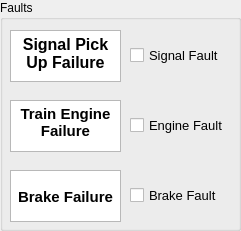
     <widget class="QGroupBox" name="tb_fault_box">
      <property name="geometry">
       <rect>
        <x>490</x>
        <y>10</y>
        <width>241</width>
        <height>231</height>
       </rect>
      </property>
      <property name="title">
       <string>Faults</string>
      </property>
      <widget class="QTextBrowser" name="tb_signal_txt">
       <property name="geometry">
        <rect>
         <x>10</x>
         <y>30</y>
         <width>111</width>
         <height>52</height>
        </rect>
       </property>
       <property name="verticalScrollBarPolicy">
        <enum>Qt::ScrollBarAlwaysOff</enum>
       </property>
       <property name="horizontalScrollBarPolicy">
        <enum>Qt::ScrollBarAlwaysOff</enum>
       </property>
       <property name="html">
        <string>&lt;!DOCTYPE HTML PUBLIC &quot;-//W3C//DTD HTML 4.0//EN&quot; &quot;http://www.w3.org/TR/REC-html40/strict.dtd&quot;&gt;
&lt;html&gt;&lt;head&gt;&lt;meta name=&quot;qrichtext&quot; content=&quot;1&quot; /&gt;&lt;meta charset=&quot;utf-8&quot; /&gt;&lt;style type=&quot;text/css&quot;&gt;
p, li { white-space: pre-wrap; }
hr { height: 1px; border-width: 0; }
li.unchecked::marker { content: &quot;\2610&quot;; }
li.checked::marker { content: &quot;\2612&quot;; }
&lt;/style&gt;&lt;/head&gt;&lt;body style=&quot; font-family:'Segoe UI'; font-size:10pt; font-weight:400; font-style:normal;&quot;&gt;
&lt;p align=&quot;center&quot; style=&quot; margin-top:0px; margin-bottom:0px; margin-left:0px; margin-right:0px; -qt-block-indent:0; text-indent:0px;&quot;&gt;&lt;span style=&quot; font-family:'MS Shell Dlg 2'; font-size:12pt; font-weight:600;&quot;&gt;Signal Pick Up Failure&lt;/span&gt;&lt;/p&gt;&lt;/body&gt;&lt;/html&gt;</string>
       </property>
      </widget>
      <widget class="QTextBrowser" name="tb_engine_txt">
       <property name="geometry">
        <rect>
         <x>10</x>
         <y>100</y>
         <width>111</width>
         <height>52</height>
        </rect>
       </property>
       <property name="verticalScrollBarPolicy">
        <enum>Qt::ScrollBarAlwaysOff</enum>
       </property>
       <property name="horizontalScrollBarPolicy">
        <enum>Qt::ScrollBarAlwaysOff</enum>
       </property>
       <property name="html">
        <string>&lt;!DOCTYPE HTML PUBLIC &quot;-//W3C//DTD HTML 4.0//EN&quot; &quot;http://www.w3.org/TR/REC-html40/strict.dtd&quot;&gt;
&lt;html&gt;&lt;head&gt;&lt;meta name=&quot;qrichtext&quot; content=&quot;1&quot; /&gt;&lt;meta charset=&quot;utf-8&quot; /&gt;&lt;style type=&quot;text/css&quot;&gt;
p, li { white-space: pre-wrap; }
hr { height: 1px; border-width: 0; }
li.unchecked::marker { content: &quot;\2610&quot;; }
li.checked::marker { content: &quot;\2612&quot;; }
&lt;/style&gt;&lt;/head&gt;&lt;body style=&quot; font-family:'Segoe UI'; font-size:10pt; font-weight:400; font-style:normal;&quot;&gt;
&lt;p align=&quot;center&quot; style=&quot; margin-top:0px; margin-bottom:0px; margin-left:0px; margin-right:0px; -qt-block-indent:0; text-indent:0px;&quot;&gt;&lt;span style=&quot; font-family:'MS Shell Dlg 2'; font-size:11pt; font-weight:600;&quot;&gt;Train Engine Failure&lt;/span&gt;&lt;/p&gt;&lt;/body&gt;&lt;/html&gt;</string>
       </property>
      </widget>
      <widget class="QTextBrowser" name="tb_brake_txt">
       <property name="geometry">
        <rect>
         <x>10</x>
         <y>170</y>
         <width>111</width>
         <height>52</height>
        </rect>
       </property>
       <property name="verticalScrollBarPolicy">
        <enum>Qt::ScrollBarAlwaysOff</enum>
       </property>
       <property name="horizontalScrollBarPolicy">
        <enum>Qt::ScrollBarAlwaysOff</enum>
       </property>
       <property name="html">
        <string>&lt;!DOCTYPE HTML PUBLIC &quot;-//W3C//DTD HTML 4.0//EN&quot; &quot;http://www.w3.org/TR/REC-html40/strict.dtd&quot;&gt;
&lt;html&gt;&lt;head&gt;&lt;meta name=&quot;qrichtext&quot; content=&quot;1&quot; /&gt;&lt;meta charset=&quot;utf-8&quot; /&gt;&lt;style type=&quot;text/css&quot;&gt;
p, li { white-space: pre-wrap; }
hr { height: 1px; border-width: 0; }
li.unchecked::marker { content: &quot;\2610&quot;; }
li.checked::marker { content: &quot;\2612&quot;; }
&lt;/style&gt;&lt;/head&gt;&lt;body style=&quot; font-family:'Segoe UI'; font-size:10pt; font-weight:400; font-style:normal;&quot;&gt;
&lt;p align=&quot;center&quot; style=&quot;-qt-paragraph-type:empty; margin-top:0px; margin-bottom:0px; margin-left:0px; margin-right:0px; -qt-block-indent:0; text-indent:0px; font-family:'MS Shell Dlg 2'; font-size:8.25pt;&quot;&gt;&lt;br /&gt;&lt;/p&gt;
&lt;p align=&quot;center&quot; style=&quot; margin-top:0px; margin-bottom:0px; margin-left:0px; margin-right:0px; -qt-block-indent:0; text-indent:0px;&quot;&gt;&lt;span style=&quot; font-family:'MS Shell Dlg 2'; font-size:11pt; font-weight:600;&quot;&gt;Brake Failure&lt;/span&gt;&lt;/p&gt;&lt;/body&gt;&lt;/html&gt;</string>
       </property>
      </widget>
      <widget class="QCheckBox" name="tb_signal_display">
       <property name="geometry">
        <rect>
         <x>130</x>
         <y>40</y>
         <width>101</width>
         <height>31</height>
        </rect>
       </property>
       <property name="font">
        <font>
         <pointsize>10</pointsize>
        </font>
       </property>
       <property name="text">
        <string>Signal Fault</string>
       </property>
      </widget>
      <widget class="QCheckBox" name="tb_engine_display">
       <property name="geometry">
        <rect>
         <x>130</x>
         <y>110</y>
         <width>101</width>
         <height>31</height>
        </rect>
       </property>
       <property name="font">
        <font>
         <pointsize>10</pointsize>
        </font>
       </property>
       <property name="text">
        <string>Engine Fault</string>
       </property>
      </widget>
      <widget class="QCheckBox" name="tb_brake_display">
       <property name="geometry">
        <rect>
         <x>130</x>
         <y>180</y>
         <width>101</width>
         <height>31</height>
        </rect>
       </property>
       <property name="font">
        <font>
         <pointsize>10</pointsize>
        </font>
       </property>
       <property name="text">
        <string>Brake Fault</string>
       </property>
      </widget>
     </widget>
